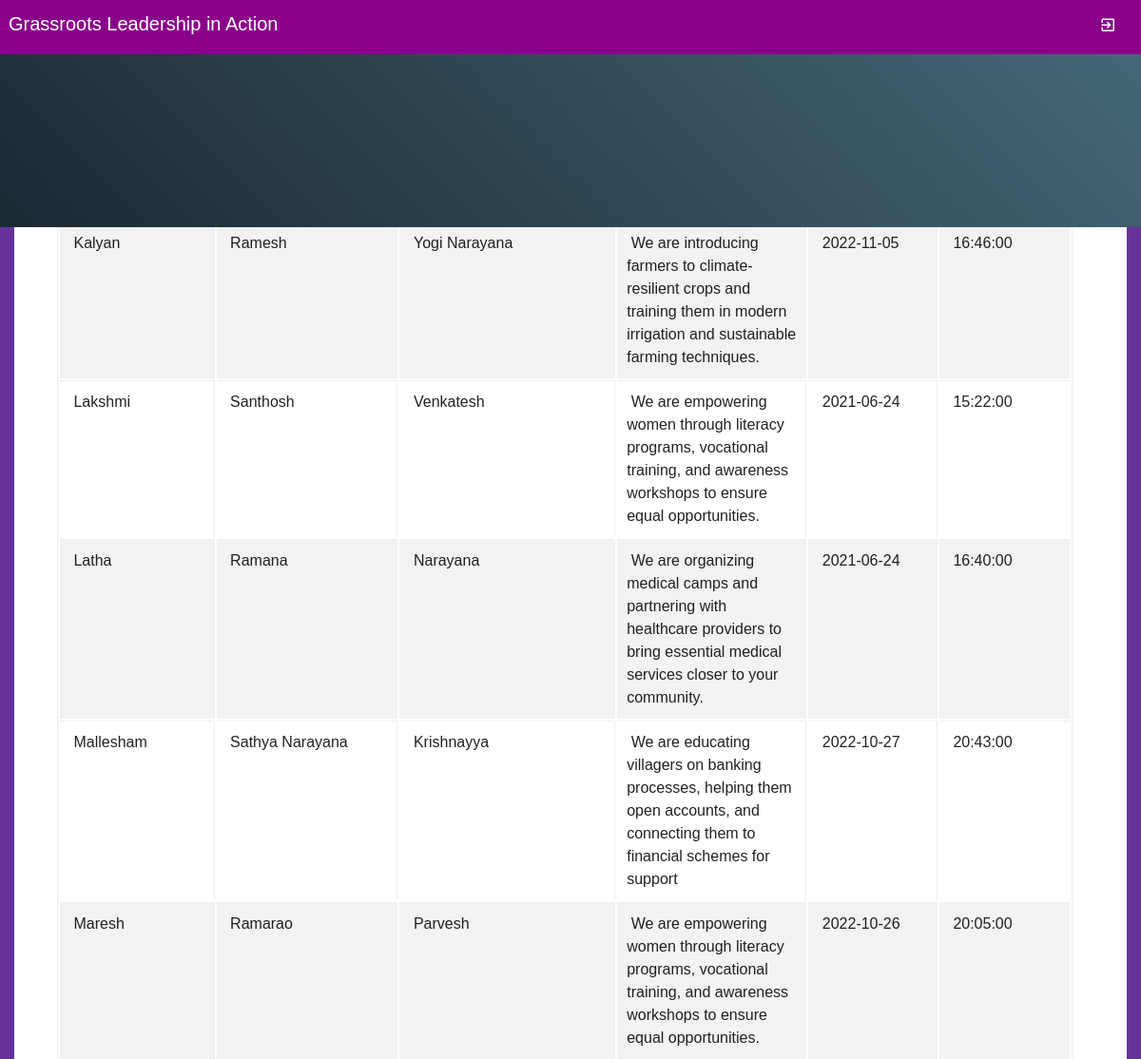
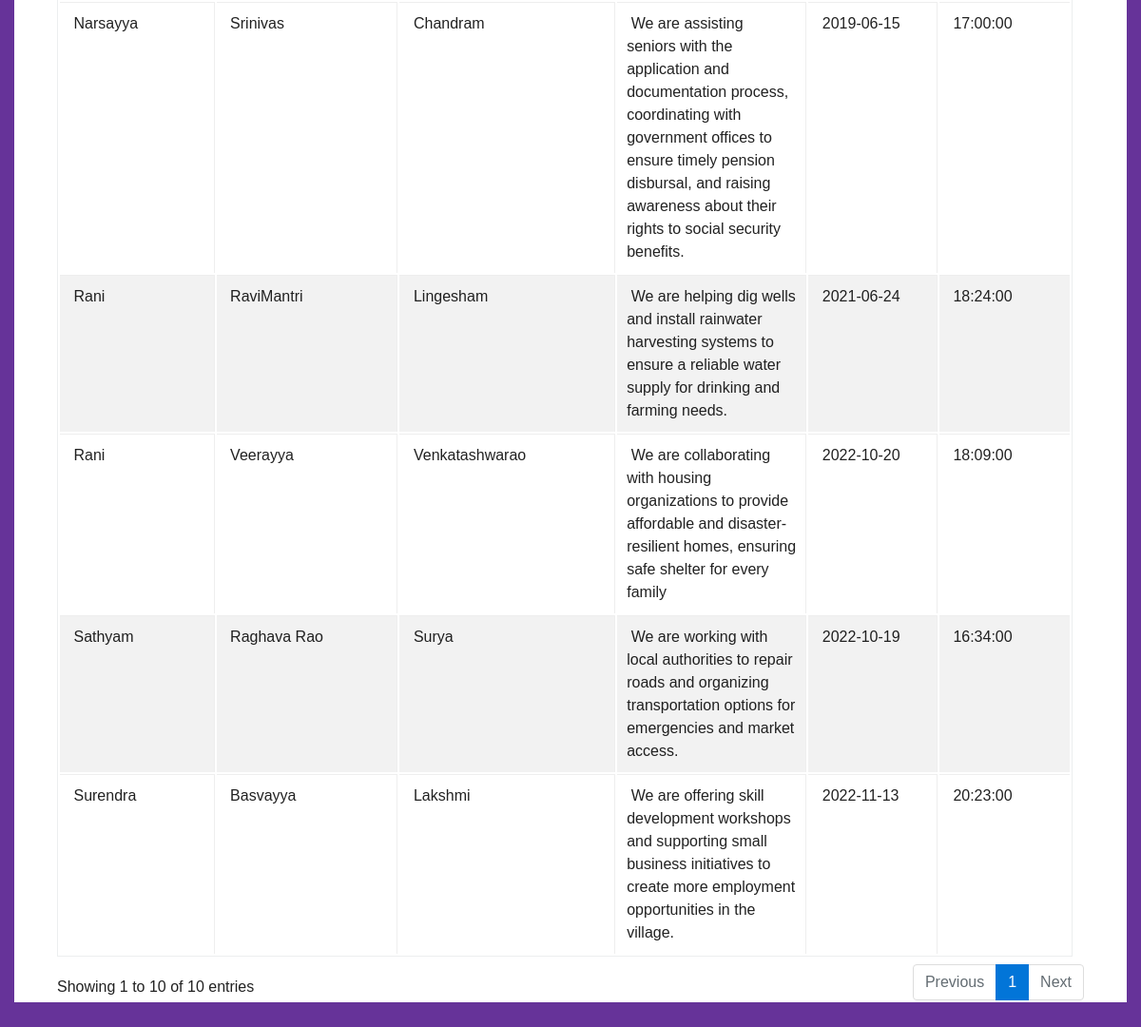
The page /viewactionrecord.php on the database its author committed (2 pictures, top to bottom).
### tables this page shows
CREATE TABLE `action_records` (
  `action_records_id` int(10) NOT NULL,
  `problemid` int(10) NOT NULL,
  `userid` int(10) NOT NULL,
  `volunteerid` int(10) NOT NULL,
  `panchayatrajid` int(10) NOT NULL,
  `description` text NOT NULL,
  `date` date NOT NULL,
  `time` time NOT NULL,
  `status` varchar(10) NOT NULL
);

CREATE TABLE `user` (
  `userid` int(10) NOT NULL,
  `username` varchar(50) NOT NULL,
  `admissiondate` date NOT NULL,
  `admissiontime` time NOT NULL,
  `address` varchar(250) NOT NULL,
  `mobileno` varchar(15) NOT NULL,
  `city` varchar(25) NOT NULL,
  `pincode` varchar(20) NOT NULL,
  `loginid` varchar(50) NOT NULL,
  `password` varchar(25) NOT NULL,
  `bloodgroup` varchar(20) NOT NULL,
  `gender` varchar(10) NOT NULL,
  `dob` date NOT NULL,
  `status` varchar(10) NOT NULL
);

CREATE TABLE `volunteer` (
  `volunteerid` int(10) NOT NULL,
  `volunteername` varchar(50) NOT NULL,
  `mobileno` varchar(15) NOT NULL,
  `departmentid` int(10) NOT NULL,
  `loginid` varchar(25) NOT NULL,
  `password` varchar(25) NOT NULL,
  `status` varchar(10) NOT NULL
);

CREATE TABLE `panchayatraj` (
  `panchayatrajid` int(10) NOT NULL,
  `panchayatrajname` varchar(50) NOT NULL,
  `mobileno` varchar(15) NOT NULL,
  `departmentid` int(10) NOT NULL,
  `loginid` varchar(25) NOT NULL,
  `password` varchar(25) NOT NULL,
  `status` varchar(10) NOT NULL
);

### viewactionrecord.php (the view, shortened to what this page needs)
<?php
include("adformheader.php");
include("dbconnection.php");
?>
<div class="container-fluid">
  <div class="block-header">
    <h2 class="text-center">View new action records</h2>
  </div>
  <div class="card">
    <section class="container">
     <table class="table table-bordered table-striped table-hover js-basic-example dataTable">
     	<thead>
     		 <tr>
            <td width="52"	scope="col">User</td>
            <td width="78"	scope="col">Volunteer</td>
			<td width="78"	scope="col">PanchayatRaj</td>
            <td width="82"	scope="col"> Description</td>
            <td width="43"	scope="col"> date</td>
            <td width="43"	scope="col"> time</td>
          </tr>
     	</thead>
        <tbody>
          <?php
		$sql ="SELECT * FROM action_records where status='Active'";
		$qsql = mysqli_query($con,$sql);
		while($rs = mysqli_fetch_array($qsql))
		{
			$sqlusr = "SELECT * FROM user WHERE userid='$rs[userid]'";
			$qsqlusr = mysqli_query($con,$sqlusr);
			$rsusr = mysqli_fetch_array($qsqlusr);
			$sqlvol= "SELECT * FROM volunteer WHERE volunteerid='$rs[volunteerid]'";
			$qsqlvol = mysqli_query($con,$sqlvol);
			$rsvol = mysqli_fetch_array($qsqlvol);
			$sqlpan= "SELECT * FROM panchayatraj WHERE panchayatrajid='$rs[panchayatrajid]'";
			$qsqlpan = mysqli_query($con,$sqlpan);
			$rspan = mysqli_fetch_array($qsqlpan);
        echo "<tr>
		   <td>&nbsp;$rsusr[username]</td>
		    <td>&nbsp;$rsvol[volunteername]</td>
			<td>&nbsp;$rspan[panchayatrajname]</td>
			<td>&nbsp;$rs[description]</td>
			 <td>&nbsp;$rs[date]</td>
			  <td>&nbsp;$rs[time]</td>";
       echo " </tr>";
		}
		?>
        </tbody>
      </table>
</section>
</div>
</div>
<?php
include("adformfooter.php");
?>

### rows shown on the page
action_records: userid.username "Narsayya", volunteerid.volunteername "Srinivas", panchayatrajid.panchayatrajname "Chandram", description "We are assisting seniors with the application and documentation process, coordinating with government offices to ensure timely pension disbursal, and raising awareness about their rights to social security benefits.", date "2019-06-15", time "17:00:00"
action_records: userid.username "Rani", volunteerid.volunteername "RaviMantri", panchayatrajid.panchayatrajname "Lingesham", description "We are helping dig wells and install rainwater harvesting systems to ensure a reliable water supply for drinking and farming needs.", date "2021-06-24", time "18:24:00"
action_records: userid.username "Latha", volunteerid.volunteername "Ramana", panchayatrajid.panchayatrajname "Narayana", description "We are organizing medical camps and partnering with healthcare providers to bring essential medical services closer to your community.", date "2021-06-24", time "16:40:00"
action_records: userid.username "Lakshmi", volunteerid.volunteername "Santhosh", panchayatrajid.panchayatrajname "Venkatesh", description "We are empowering women through literacy programs, vocational training, and awareness workshops to ensure equal opportunities.", date "2021-06-24", time "15:22:00"
action_records: userid.username "Sathyam", volunteerid.volunteername "Raghava Rao", panchayatrajid.panchayatrajname "Surya", description "We are working with local authorities to repair roads and organizing transportation options for emergencies and market access.", date "2022-10-19", time "16:34:00"
action_records: userid.username "Rani", volunteerid.volunteername "Veerayya", panchayatrajid.panchayatrajname "Venkatashwarao", description "We are collaborating with housing organizations to provide affordable and disaster-resilient homes, ensuring safe shelter for every family", date "2022-10-20", time "18:09:00"
action_records: userid.username "Maresh", volunteerid.volunteername "Ramarao", panchayatrajid.panchayatrajname "Parvesh", description "We are empowering women through literacy programs, vocational training, and awareness workshops to ensure equal opportunities.", date "2022-10-26", time "20:05:00"
action_records: userid.username "Mallesham", volunteerid.volunteername "Sathya Narayana", panchayatrajid.panchayatrajname "Krishnayya", description "We are educating villagers on banking processes, helping them open accounts, and connecting them to financial schemes for support", date "2022-10-27", time "20:43:00"
action_records: userid.username "Kalyan", volunteerid.volunteername "Ramesh", panchayatrajid.panchayatrajname "Yogi Narayana", description "We are introducing farmers to climate-resilient crops and training them in modern irrigation and sustainable farming techniques.", date "2022-11-05", time "16:46:00"
action_records: userid.username "Surendra", volunteerid.volunteername "Basvayya", panchayatrajid.panchayatrajname "Lakshmi", description "We are offering skill development workshops and supporting small business initiatives to create more employment opportunities in the village.", date "2022-11-13", time "20:23:00"
